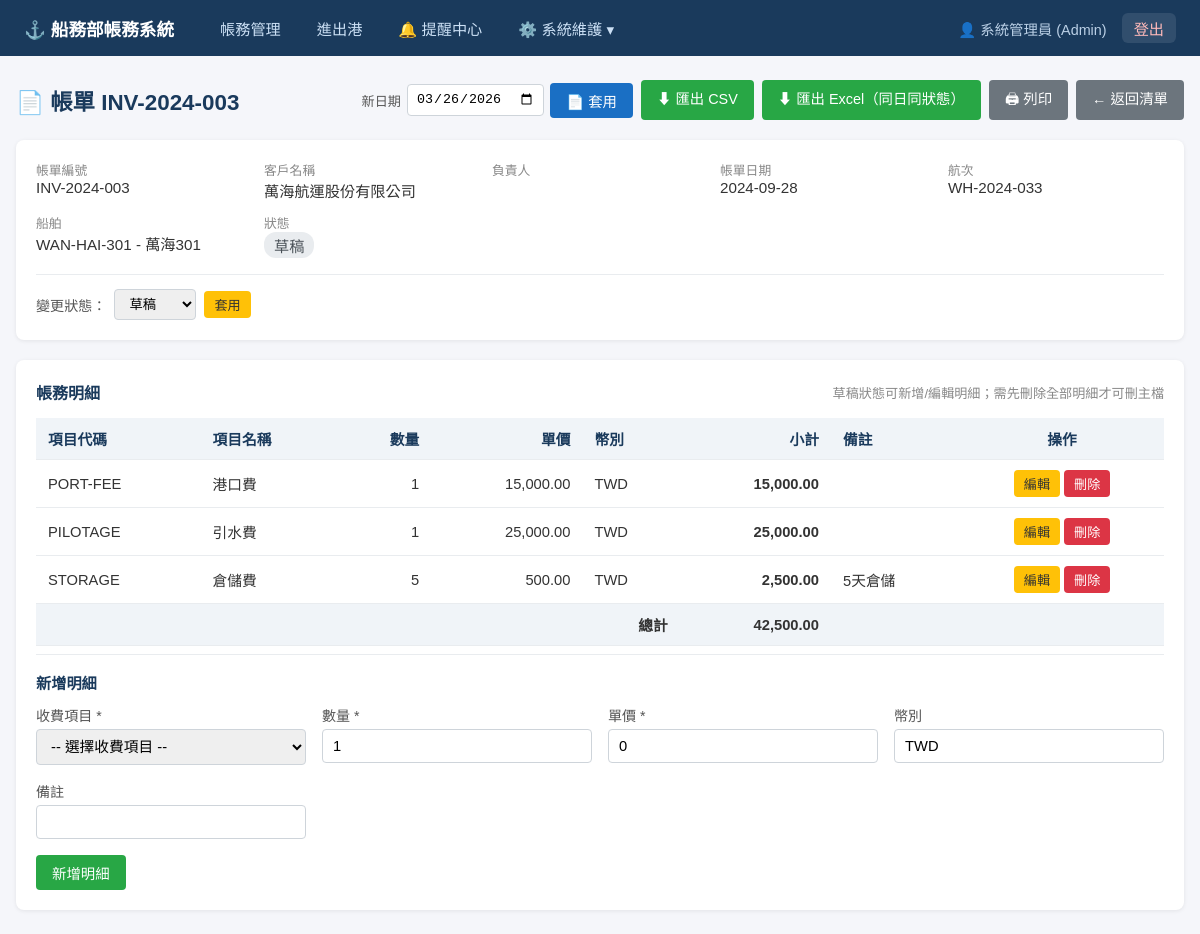
Screenshot of /invoices/3 (signed in) with the database file from the repository.
### models.py (models this page shows)
class Employee(Base):
    __tablename__ = "employees"
    id = Column(Integer, primary_key=True, index=True)
    username = Column(String, unique=True, nullable=False, index=True)
    hashed_password = Column(String, nullable=False)
    full_name = Column(String)
    email = Column(String)
    department_id = Column(Integer, ForeignKey("departments.id"))
    role_id = Column(Integer, ForeignKey("roles.id"))
    is_active = Column(Integer, default=1) # 1: 啟用, 0: 停用
    created_at = Column(DateTime, default=func.now())
    updated_at = Column(DateTime, default=func.now(), onupdate=func.now())
    department = relationship("Department", back_populates="employees")
    role = relationship("Role", back_populates="employees")

class Role(Base):
    __tablename__ = "roles"
    id = Column(Integer, primary_key=True, index=True)
    name = Column(String, unique=True, nullable=False) # e.g., Admin, Accounting, Operator
    created_at = Column(DateTime, default=func.now())
    employees = relationship("Employee", back_populates="role")
    permissions = relationship("Permission", secondary=role_permissions, back_populates="roles")

class Invoice(Base):
    __tablename__ = "invoices"
    id = Column(Integer, primary_key=True, index=True)
    invoice_no = Column(String, unique=True, nullable=False, index=True)
    voyage_id = Column(Integer, ForeignKey("voyages.id"), nullable=False)
    customer_name = Column(String, nullable=False)
    invoice_date = Column(Date, nullable=False)
    status = Column(String, default="草稿")  # 草稿/已開立/已收款
    responsible = Column(String)  # 發票/帳務負責人（從客戶帶入）
    total_amount = Column(Numeric(18, 2), default=0)
    is_reminded = Column(Integer, default=0)  # 0:未提醒, 1:已提醒 (SQLite 不支援 Boolean 預設值時常用 Integer)
    last_reminded_at = Column(DateTime, nullable=True)
    created_at = Column(DateTime, default=func.now())
    updated_at = Column(DateTime, default=func.now(), onupdate=func.now())
    voyage = relationship("Voyage", back_populates="invoices")
    lines = relationship("InvoiceLine", back_populates="invoice", cascade="all, delete-orphan")

class Voyage(Base):
    __tablename__ = "voyages"
    id = Column(Integer, primary_key=True, index=True)
    voyage_no = Column(String, unique=True, nullable=False, index=True)
    ship_id = Column(Integer, ForeignKey("ships.id"), nullable=False)
    port_of_loading = Column(String)
    port_of_discharge = Column(String)
    etd = Column(Date)
    eta = Column(Date)
    status = Column(String, default="計畫中")  # 計畫中/進行中/已完成
    operator_id = Column(Integer, ForeignKey("employees.id"), nullable=True)
    created_at = Column(DateTime, default=func.now())
    updated_at = Column(DateTime, default=func.now(), onupdate=func.now())
    ship = relationship("Ship", back_populates="voyages")
    operator = relationship("Employee")
    invoices = relationship("Invoice", back_populates="voyage")
    task_logs = relationship("VoyageTaskLog", back_populates="voyage")

class Ship(Base):
    __tablename__ = "ships"
    id = Column(Integer, primary_key=True, index=True)
    code = Column(String, unique=True, nullable=False, index=True)
    name = Column(String, nullable=False)
    flag = Column(String)
    ship_type = Column(String)
    created_at = Column(DateTime, default=func.now())
    updated_at = Column(DateTime, default=func.now(), onupdate=func.now())
    voyages = relationship("Voyage", back_populates="ship")

class InvoiceLine(Base):
    __tablename__ = "invoice_lines"
    id = Column(Integer, primary_key=True, index=True)
    invoice_id = Column(Integer, ForeignKey("invoices.id"), nullable=False)
    charge_item_id = Column(Integer, ForeignKey("charge_items.id"), nullable=False)
    quantity = Column(Numeric(18, 4), nullable=False, default=1)
    unit_price = Column(Numeric(18, 2), nullable=False, default=0)
    currency = Column(String, nullable=False, default="TWD")
    subtotal = Column(Numeric(18, 2), default=0)
    remark = Column(String, default="")
    created_at = Column(DateTime, default=func.now())
    updated_at = Column(DateTime, default=func.now(), onupdate=func.now())
    invoice = relationship("Invoice", back_populates="lines")
    charge_item = relationship("ChargeItem", back_populates="invoice_lines")

class ChargeItem(Base):
    __tablename__ = "charge_items"
    id = Column(Integer, primary_key=True, index=True)
    code = Column(String, unique=True, nullable=False, index=True)
    name = Column(String, nullable=False)
    currency = Column(String, nullable=False, default="TWD")
    default_unit_price = Column(Numeric(18, 2), default=0)
    created_at = Column(DateTime, default=func.now())
    updated_at = Column(DateTime, default=func.now(), onupdate=func.now())
    invoice_lines = relationship("InvoiceLine", back_populates="charge_item")

### routers/invoices.py (the view)
@router.get("/{invoice_id}", response_class=HTMLResponse)
def invoice_detail(invoice_id: int, request: Request, db: Session = Depends(get_db)):
    invoice = db.query(models.Invoice).filter(models.Invoice.id == invoice_id).first()
    if not invoice:
        return RedirectResponse(url="/invoices", status_code=303)
    charge_items = db.query(models.ChargeItem).order_by(models.ChargeItem.code).all()
    return templates.TemplateResponse("invoices/detail.html", {
        "request": request,
        "invoice": invoice,
        "charge_items": charge_items,
        "statuses": INVOICE_STATUSES,
        "can_edit": invoice.status == "草稿",
        "today_str": date.today().isoformat(),
    })

### templates/invoices/detail.html (shortened to what this page needs)
{% extends "base.html" %}
{% block content %}
<div class="page-header">
    <h1>📄 帳單 {{ invoice.invoice_no }}</h1>
    <div style="display:flex; gap:8px;">
        <form method="post" action="/invoices/{{ invoice.id }}/duplicate" style="display:flex; gap:6px; align-items:center;">
            <label style="font-size:0.82rem; color:#555;">新日期</label>
            <input type="date" name="new_invoice_date" value="{{ today_str }}" required style="padding:6px 8px; border:1px solid #ced4da; border-radius:4px;">
            <button type="submit" class="btn btn-primary">📄 套用</button>
        </form>
        <a href="/invoices/{{ invoice.id }}/export-csv" class="btn btn-success">⬇ 匯出 CSV</a>
        <a href="/invoices/report/export-excel?voyage_id={{ invoice.voyage_id }}&status={{ invoice.status }}&date_from={{ invoice.invoice_date.strftime('%Y-%m-%d') }}&date_to={{ invoice.invoice_date.strftime('%Y-%m-%d') }}"
           class="btn btn-success">⬇ 匯出 Excel（同日同狀態）</a>
        <a href="/invoices/{{ invoice.id }}/print" class="btn btn-secondary" target="_blank">🖨 列印</a>
        <a href="/invoices" class="btn btn-secondary">← 返回清單</a>
    </div>
</div>
<div class="card">
    <div class="invoice-meta">
        <div class="meta-item">
            <label>帳單編號</label>
            <span>{{ invoice.invoice_no }}</span>
        </div>
        <div class="meta-item">
            <label>客戶名稱</label>
            <span>{{ invoice.customer_name }}</span>
        </div>
        <div class="meta-item">
            <label>負責人</label>
        </div>
        <div class="meta-item">
            <label>帳單日期</label>
            <span>{{ invoice.invoice_date.strftime('%Y-%m-%d') }}</span>
        </div>
        <div class="meta-item">
            <label>航次</label>
            <span>{{ invoice.voyage.voyage_no }}</span>
        </div>
        <div class="meta-item">
            <label>船舶</label>
            <span>{{ invoice.voyage.ship.code }} - {{ invoice.voyage.ship.name }}</span>
        </div>
        <div class="meta-item">
            <label>狀態</label>
            <span>
                {% if invoice.status == '草稿' %}
                    <span class="badge badge-draft">{{ invoice.status }}</span>
                {% elif invoice.status == '已開立' %}
                    <span class="badge badge-issued">{{ invoice.status }}</span>
                {% else %}
                    <span class="badge badge-paid">{{ invoice.status }}</span>
                {% endif %}
            </span>
        </div>
    </div>
    <div style="border-top:1px solid #e9ecef; padding-top:14px; margin-top:4px;">
        <form method="post" action="/invoices/{{ invoice.id }}/status" style="display:flex; gap:8px; align-items:center;">
            <label style="font-size:0.88rem; color:#555;">變更狀態：</label>
            <select name="status" style="padding:6px 10px; border:1px solid #ced4da; border-radius:4px;">
                {% for s in statuses %}
                <option value="{{ s }}" {% if s == invoice.status %}selected{% endif %}>{{ s }}</option>
                {% endfor %}
            </select>
            <button type="submit" class="btn btn-warning btn-sm">套用</button>
        </form>
    </div>
</div>
<div class="card">
    <div style="display:flex; justify-content:space-between; align-items:center; margin-bottom:14px;">
        <h2 style="font-size:1rem; color:#1a3a5c;">帳務明細</h2>
        {% if can_edit %}
        {% if invoice.lines %}
        <span style="font-size:0.82rem; color:#888;">草稿狀態可新增/編輯明細；需先刪除全部明細才可刪主檔</span>
        {% else %}
        <span style="font-size:0.82rem; color:#888;">草稿狀態可新增/編輯明細；目前可刪主檔</span>
        {% endif %}
        {% else %}
        <span style="font-size:0.82rem; color:#dc3545;">⚠ 帳單已開立，明細不可修改</span>
        {% endif %}
    </div>
    <table>
        <thead>
            <tr>
                <th>項目代碼</th>
                <th>項目名稱</th>
                <th class="text-right">數量</th>
                <th class="text-right">單價</th>
                <th>幣別</th>
                <th class="text-right">小計</th>
                <th>備註</th>
                {% if can_edit %}<th class="text-center">操作</th>{% endif %}
            </tr>
        </thead>
        <tbody>
            {% for line in invoice.lines %}
            <tr>
                <td>{{ line.charge_item.code }}</td>
                <td>{{ line.charge_item.name }}</td>
                <td class="text-right">{{ "{:,.4f}".format(line.quantity).rstrip('0').rstrip('.') }}</td>
                <td class="text-right">{{ "{:,.2f}".format(line.unit_price) }}</td>
                <td>{{ line.currency }}</td>
                <td class="text-right"><strong>{{ "{:,.2f}".format(line.subtotal) }}</strong></td>
                <td>{{ line.remark or '' }}</td>
                {% if can_edit %}
                <td class="text-center">
                    <a href="/invoices/{{ invoice.id }}/lines/{{ line.id }}/edit"
                       class="btn btn-warning btn-sm">編輯</a>
                    <form method="post"
                          action="/invoices/{{ invoice.id }}/lines/{{ line.id }}/delete"
                          style="display:inline"
                          onsubmit="return confirm('確定刪除此明細？')">
                        <button type="submit" class="btn btn-danger btn-sm">刪除</button>
                    </form>
                </td>
                {% endif %}
            </tr>
            {% else %}
            <tr>
                <td colspan="{{ 8 if can_edit else 7 }}" class="text-center"
                    style="color:#999; padding:20px;">尚無明細</td>
            </tr>
            {% endfor %}
            <tr class="total-row">
                <td colspan="{{ 5 if can_edit else 4 }}" class="text-right">總計</td>
                <td class="text-right">{{ "{:,.2f}".format(invoice.total_amount) }}</td>
                <td></td>
                {% if can_edit %}<td></td>{% endif %}
            </tr>
        </tbody>
    </table>
    {% if can_edit %}
    <div style="border-top:1px solid #e9ecef; padding-top:16px; margin-top:8px;">
        <h3 style="font-size:0.95rem; color:#1a3a5c; margin-bottom:12px;">新增明細</h3>
        <form method="post" action="/invoices/{{ invoice.id }}/lines" id="addLineForm">
            <div class="form-grid">
                <div class="form-group">
                    <label>收費項目 *</label>
                    <select name="charge_item_id" required id="chargeItemSelect"
                            onchange="fillDefaults(this)">
                        <option value="">-- 選擇收費項目 --</option>
                    </select>
                </div>
                <div class="form-group">
                    <label>數量 *</label>
                    <input type="number" name="quantity" id="quantity" required
                           step="0.0001" min="0.0001" value="1">
                </div>
                <div class="form-group">
                    <label>單價 *</label>
                    <input type="number" name="unit_price" id="unitPrice" required
                           step="0.01" min="0" value="0">
                </div>
                <div class="form-group">
                    <label>幣別</label>
                    <input type="text" name="currency" id="currency" maxlength="10" value="TWD">
                </div>
                <div class="form-group">
                    <label>備註</label>
                    <input type="text" name="remark" maxlength="200">
                </div>
            </div>
            <div class="form-actions">
                <button type="submit" class="btn btn-success">新增明細</button>
            </div>
        </form>
    </div>
    {% endif %}
</div>
{% endblock %}

### templates/base.html (shortened to what this page needs)
<!DOCTYPE html>
<html lang="zh-TW">
<head>
    <link rel="stylesheet" href="/static/style.css">
    <link rel="stylesheet" href="https://cdn.datatables.net/1.13.7/css/jquery.dataTables.min.css">
</head>
<body>
    <nav class="navbar">
        <div class="nav-brand">⚓ 船務部帳務系統</div>
        <ul class="nav-links">
            {% if current_user %}
            <li><a href="/invoices">帳務管理</a></li>
            <li><a href="/voyage-tasks">進出港</a></li>
            <li><a href="/reminders" id="nav-reminders">🔔 <span id="unread-count" class="badge-count" style="display: none;">0</span> 提醒中心</a></li>
            <li class="dropdown">
                <a href="javascript:void(0)" class="dropbtn">⚙️ 系統維護 ▾</a>
            </li>
            <li class="user-info">
                <span class="user-name">👤 {{ current_user.full_name }} ({{ current_user.role.name if current_user.role else '員工' }})</span>
                <a href="/auth/logout" class="logout-link">登出</a>
            </li>
            {% else %}
            <li><a href="/login">登入</a></li>
            {% endif %}
        </ul>
    </nav>
    <div class="container">
        {% block content %}{% endblock %}
    </div>
</body>
</html>

### rows the page displays
Employee: full_name "系統管理員"
Role: role "Admin"
Invoice: invoice_no "INV-2024-003", customer_name "萬海航運股份有限公司", invoice_date "2024-09-28", status "草稿", total_amount "42,500.00"
Voyage: voyage.voyage_no "WH-2024-033"
Ship: voyage.ship.code "WAN-HAI-301", voyage.ship.name "萬海301"
InvoiceLine: charge_item.code "PORT-FEE", charge_item.name "港口費", quantity "1", unit_price "15,000.00", currency "TWD", subtotal "15,000.00"
InvoiceLine: charge_item.code "PILOTAGE", charge_item.name "引水費", quantity "1", unit_price "25,000.00", currency "TWD", subtotal "25,000.00"
InvoiceLine: charge_item.code "STORAGE", charge_item.name "倉儲費", quantity "5", unit_price "500.00", currency "TWD", subtotal "2,500.00", remark "5天倉儲"
